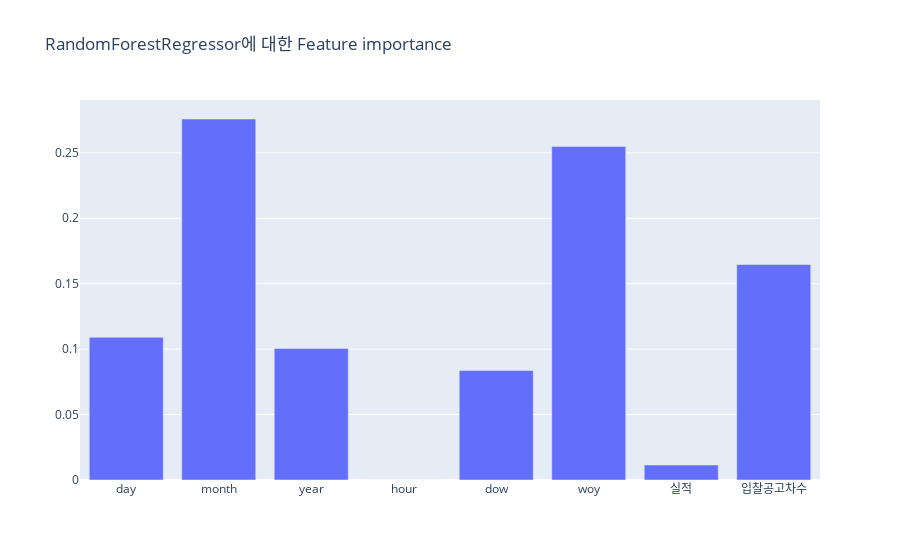

The notebook cell saved with this chart:
### Code cell
fig = go.Figure()
fig.add_trace(go.Bar(x =X_train.columns  , y =random_grid_1.feature_importances_ ))

fig.update_layout(title = 'RandomForestRegressor에 대한 Feature importance')

### Figure 1 — Plotly figure (JSON) as saved in the notebook; plotly's stock layout.template omitted (floating-point values rounded to 4 significant figures)
{"data": [{"type": "bar", "x": ["day", "month", "year", "hour", "dow", "woy", "실적", "입찰공고차수"], "y": [0.109, 0.2759, 0.1005, 0, 0.08364, 0.2548, 0.01144, 0.1647]}], "layout": {"title": {"text": "RandomForestRegressor에 대한 Feature importance"}}}
